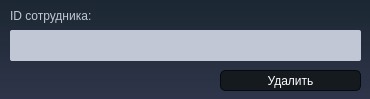
<?xml version="1.0" encoding="UTF-8"?>
<ui version="4.0">
 <class>DeleteDialog</class>
 <widget class="QDialog" name="DeleteDialog">
  <property name="geometry">
   <rect>
    <x>0</x>
    <y>0</y>
    <width>370</width>
    <height>99</height>
   </rect>
  </property>
  <property name="windowTitle">
   <string>Dialog</string>
  </property>
  <property name="styleSheet">
   <string notr="true">
/*-----QWidget-----*/
QWidget
{
	background-color: qlineargradient(spread:repeat, x1:1, y1:0, x2:1, y2:1, stop:0 rgba(27, 39, 50, 255),stop:1 rgba(47, 53, 74, 255));
	color: #000000;

}


/*-----QLabel-----*/
QLabel
{
	background-color: transparent;
	color: #c2c7d5;
	font-size: 12px;

}


/*-----QPushButton-----*/
QToolButton {
	border-style: solid;
	border-top-color: qlineargradient(spread:pad, x1:0.5, y1:1, x2:0.5, y2:0, stop:0 rgb(215, 215, 215), stop:1 rgb(222, 222, 222));
	border-right-color: qlineargradient(spread:pad, x1:0, y1:0.5, x2:1, y2:0.5, stop:0 rgb(217, 217, 217), stop:1 rgb(227, 227, 227));
	border-left-color: qlineargradient(spread:pad, x1:0, y1:0.5, x2:1, y2:0.5, stop:0 rgb(227, 227, 227), stop:1 rgb(217, 217, 217));
	border-bottom-color: qlineargradient(spread:pad, x1:0.5, y1:1, x2:0.5, y2:0, stop:0 rgb(215, 215, 215), stop:1 rgb(222, 222, 222));
	border-width: 1px;
	border-radius: 5px;
	color: #d3dae3;
	padding: 2px;
	background-color: rgb(255,255,255);
}
QToolButton:hover{
	border-style: solid;
	border-top-color: qlineargradient(spread:pad, x1:0.5, y1:1, x2:0.5, y2:0, stop:0 rgb(195, 195, 195), stop:1 rgb(222, 222, 222));
	border-right-color: qlineargradient(spread:pad, x1:0, y1:0.5, x2:1, y2:0.5, stop:0 rgb(197, 197, 197), stop:1 rgb(227, 227, 227));
	border-left-color: qlineargradient(spread:pad, x1:0, y1:0.5, x2:1, y2:0.5, stop:0 rgb(227, 227, 227), stop:1 rgb(197, 197, 197));
	border-bottom-color: qlineargradient(spread:pad, x1:0.5, y1:1, x2:0.5, y2:0, stop:0 rgb(195, 195, 195), stop:1 rgb(222, 222, 222));
	border-width: 1px;
	border-radius: 5px;
	color: rgb(0,0,0);
	padding: 2px;
	background-color: rgb(255,255,255);
}
QToolButton:pressed{
	border-style: solid;
	border-top-color: qlineargradient(spread:pad, x1:0.5, y1:1, x2:0.5, y2:0, stop:0 rgb(215, 215, 215), stop:1 rgb(222, 222, 222));
	border-right-color: qlineargradient(spread:pad, x1:0, y1:0.5, x2:1, y2:0.5, stop:0 rgb(217, 217, 217), stop:1 rgb(227, 227, 227));
	border-left-color: qlineargradient(spread:pad, x1:0, y1:0.5, x2:1, y2:0.5, stop:0 rgb(227, 227, 227), stop:1 rgb(217, 217, 217));
	border-bottom-color: qlineargradient(spread:pad, x1:0.5, y1:1, x2:0.5, y2:0, stop:0 rgb(215, 215, 215), stop:1 rgb(222, 222, 222));
	border-width: 1px;
	border-radius: 5px;
	color: rgb(0,0,0);
	padding: 2px;
	background-color: rgb(142,142,142);
}
QPushButton{
	border-style: solid;
	border-color: #050a0e;
	border-width: 1px;
	border-radius: 5px;
	color: #d3dae3;
	padding: 2px;
	background-color: #151a1e;
}
QPushButton::default{
	border-style: solid;
	border-color: #050a0e;
	border-width: 1px;
	border-radius: 5px;
	color: #FFFFFF;
	padding: 2px;
	background-color: #151a1e;;
}
QPushButton:hover{
	border-style: solid;
	border-color: #050a0e;
	border-width: 1px;
	border-radius: 5px;
	color: #d3dae3;
	padding: 2px;
	background-color: #1c1f1f;
}
QPushButton:pressed{
	border-style: solid;
	border-color: #050a0e;
	border-width: 1px;
	border-radius: 5px;
	color: #d3dae3;
	padding: 2px;
	background-color: #2c2f2f;
}
QPushButton:disabled{
	border-style: solid;
	border-top-color: qlineargradient(spread:pad, x1:0.5, y1:1, x2:0.5, y2:0, stop:0 rgb(215, 215, 215), stop:1 rgb(222, 222, 222));
	border-right-color: qlineargradient(spread:pad, x1:0, y1:0.5, x2:1, y2:0.5, stop:0 rgb(217, 217, 217), stop:1 rgb(227, 227, 227));
	border-left-color: qlineargradient(spread:pad, x1:0, y1:0.5, x2:1, y2:0.5, stop:0 rgb(227, 227, 227), stop:1 rgb(217, 217, 217));
	border-bottom-color: qlineargradient(spread:pad, x1:0.5, y1:1, x2:0.5, y2:0, stop:0 rgb(215, 215, 215), stop:1 rgb(222, 222, 222));
	border-width: 1px;
	border-radius: 5px;
	color: #808086;
	padding: 2px;
	background-color: rgb(142,142,142);
}


/*-----QCheckBox-----*/
QCheckBox
{
	background-color: transparent;
	color: #fff;
	font-size: 10px;
	font-weight: bold;
	border: none;
	border-radius: 5px;

}


/*-----QCheckBox-----*/
QCheckBox::indicator
{
    color: #b1b1b1;
    background-color: #323232;
    border: 1px solid darkgray;
    width: 12px;
    height: 12px;

}


QCheckBox::indicator:checked
{
    image:url(&quot;./ressources/check.png&quot;);
	background-color: qlineargradient(spread:pad, x1:0, y1:0.511, x2:1, y2:0.511, stop:0 rgba(0, 172, 149, 255),stop:0.995192 rgba(54, 197, 177, 255));;
    border: 1px solid #607cff;

}


QCheckBox::indicator:unchecked:hover
{
    border: 1px solid #08b099;

}


QCheckBox::disabled
{
	color: #656565;

}


QCheckBox::indicator:disabled
{
	background-color: #656565;
	color: #656565;
    border: 1px solid #656565;

}


/*-----QLineEdit-----*/
QLineEdit
{
	background-color: #c2c7d5;
	color: #000;
	font-weight: bold;
	border: none;
	border-radius: 2px;
	padding: 3px;

}


/*-----QListView-----*/
QListView
{
	background-color: qlineargradient(spread:pad, x1:1, y1:0, x2:1, y2:1, stop:0 rgba(50, 61, 80, 255),stop:1 rgba(44, 49, 69, 255));
	color: #fff;
	font-size: 12px;
	font-weight: bold;
	border: 1px solid #191919;
	show-decoration-selected: 0;

}


QListView::item
{
	color: #31cecb;
	background-color: #454e5e;
	border: none;
	padding: 5px;
	border-radius: 0px;
	padding-left : 10px;
	height: 42px;

}

QListView::item:selected
{
	color: #31cecb;
	background-color: #454e5e;

}


QListView::item:!selected
{
	color:white;
	background-color: transparent;
	border: none;
	padding-left : 10px;

}


QListView::item:!selected:hover
{
	color: #bbbcba;
	background-color: #454e5e;
	border: none;
	padding-left : 10px;

}


/*-----QTreeView-----*/
QTreeView 
{
	background-color: #232939;
	show-decoration-selected: 0;
	color: #c2c8d7;

}


QTreeView::item 
{
	border-top-color: transparent;
	border-bottom-color: transparent;

}


QTreeView::item:hover 
{
	background-color: #606060;
	color: #fff;

}


QTreeView::item:selected 
{
	background-color: #0ab19a;
	color: #fff;

}


QTreeView::item:selected:active
{
	background-color: #0ab19a;
	color: #fff;

}


QTreeView::branch:has-children:!has-siblings:closed,
QTreeView::branch:closed:has-children:has-siblings 
{
	image: url(://tree-closed.png);

}

QTreeView::branch:open:has-children:!has-siblings,
QTreeView::branch:open:has-children:has-siblings  
{
	image: url(://tree-open.png);

}


/*-----QTableView &amp; QTableWidget-----*/
QTableView
{
    background-color: #232939;
	border: 1px solid gray;
    color: #f0f0f0;
    gridline-color: #232939;
    outline : 0;

}


QTableView::disabled
{
    background-color: #242526;
    border: 1px solid #32414B;
    color: #656565;
    gridline-color: #656565;
    outline : 0;

}


QTableView::item:hover 
{
    background-color: #606060;
    color: #f0f0f0;

}


QTableView::item:selected 
{
	background-color: #0ab19a;
    color: #F0F0F0;

}


QTableView::item:selected:disabled
{
    background-color: #1a1b1c;
    border: 2px solid #525251;
    color: #656565;

}


QTableCornerButton::section
{
	background-color: #343a49;
    color: #fff;

}


QHeaderView::section
{
	color: #fff;
	border-top: 0px;
	border-bottom: 1px solid gray;
	border-right: 1px solid gray;
	background-color: #343a49;
    margin-top:1px;
	margin-bottom:1px;
	padding: 5px;

}


QHeaderView::section:disabled
{
    background-color: #525251;
    color: #656565;

}


QHeaderView::section:checked
{
    color: #fff;
    background-color: #0ab19a;

}


QHeaderView::section:checked:disabled
{
    color: #656565;
    background-color: #525251;

}


QHeaderView::section::vertical::first,
QHeaderView::section::vertical::only-one
{
    border-top: 1px solid #353635;

}


QHeaderView::section::vertical
{
    border-top: 1px solid #353635;

}


QHeaderView::section::horizontal::first,
QHeaderView::section::horizontal::only-one
{
    border-left: 1px solid #353635;

}


QHeaderView::section::horizontal
{
    border-left: 1px solid #353635;

}


/*-----QScrollBar-----*/
QScrollBar:horizontal 
{
    background-color: transparent;
    height: 8px;
    margin: 0px;
    padding: 0px;

}


QScrollBar::handle:horizontal 
{
    border: none;
	min-width: 100px;
    background-color: #56576c;

}


QScrollBar::add-line:horizontal, 
QScrollBar::sub-line:horizontal,
QScrollBar::add-page:horizontal, 
QScrollBar::sub-page:horizontal 
{
    width: 0px;
    background-color: transparent;

}


QScrollBar:vertical 
{
    background-color: transparent;
    width: 8px;
    margin: 0;

}


QScrollBar::handle:vertical 
{
    border: none;
	min-height: 100px;
    background-color: #56576c;

}


QScrollBar::add-line:vertical, 
QScrollBar::sub-line:vertical,
QScrollBar::add-page:vertical, 
QScrollBar::sub-page:vertical 
{
    height: 0px;
    background-color: transparent;

}
</string>
  </property>
  <widget class="QLabel" name="label">
   <property name="geometry">
    <rect>
     <x>10</x>
     <y>0</y>
     <width>91</width>
     <height>31</height>
    </rect>
   </property>
   <property name="text">
    <string>ID сотрудника:</string>
   </property>
  </widget>
  <widget class="QLineEdit" name="txt_id">
   <property name="geometry">
    <rect>
     <x>10</x>
     <y>30</y>
     <width>351</width>
     <height>31</height>
    </rect>
   </property>
  </widget>
  <widget class="QPushButton" name="delete_button">
   <property name="geometry">
    <rect>
     <x>220</x>
     <y>70</y>
     <width>141</width>
     <height>21</height>
    </rect>
   </property>
   <property name="text">
    <string>Удалить</string>
   </property>
  </widget>
 </widget>
 <resources/>
 <connections/>
</ui>
